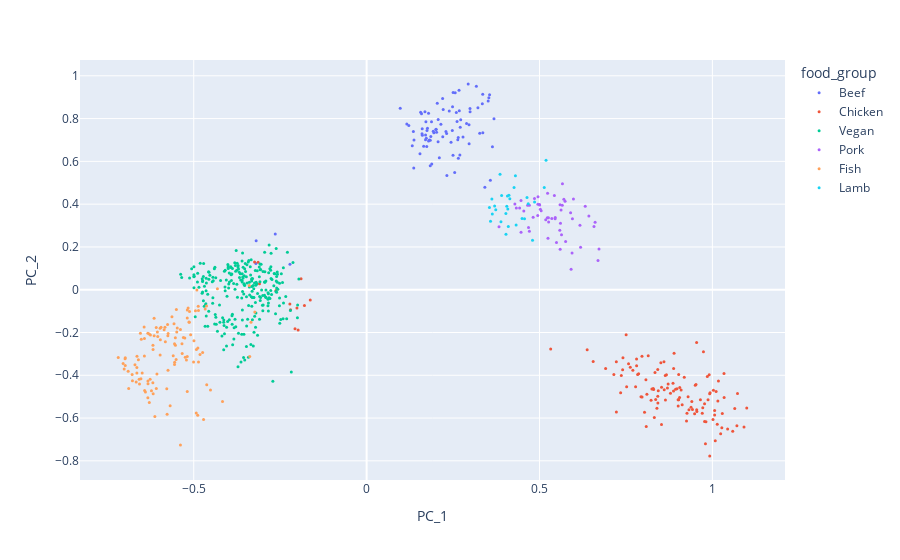

The notebook cell this image was saved under:
### Code cell
fig = px.scatter(df_full_pca, x='PC_1', y='PC_2', color='food_group')
fig.update_traces(marker=dict(size=3))
fig.show()
